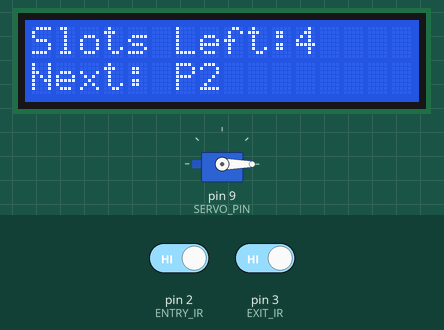
Simulated run of this sketch. Board: Arduino Uno, built with avr-gcc and run on an emulated ATmega328P. Shown: servo, 16×2 character LCD. The inputs (shaded band) are chosen by the test bench; at power-on: pin 2 (ENTRY_IR) HIGH, pin 3 (EXIT_IR) HIGH. What the sketch prints to the serial monitor is not drawn.

Above: at 3.2 s.
3.3 s: pin 2 (ENTRY_IR) driven LOW
At 4.7 s:
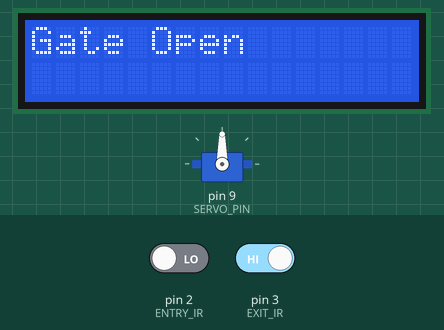
6.4 s: pin 2 (ENTRY_IR) driven HIGH
At 9.0 s:
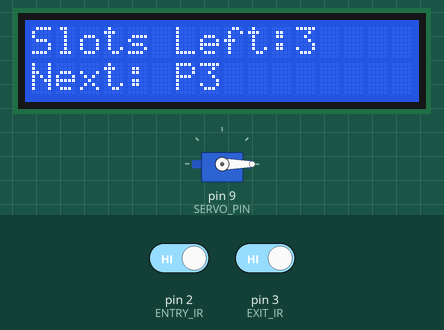
9.5 s: pin 3 (EXIT_IR) driven LOW
At 11.1 s:
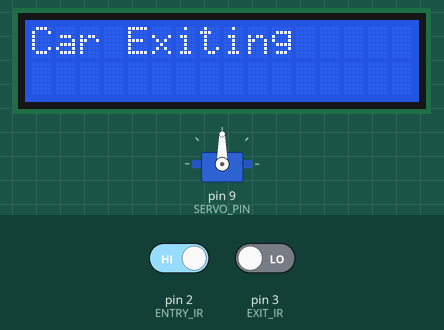
Timing chart, 0 to 16.3 s (numbered marks = the images above; inputs shaded):
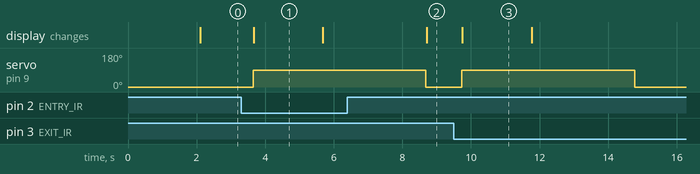

The sketch:

SmartParkingCode.ino.ino
```cpp
#include <Wire.h>
#include <LiquidCrystal_I2C.h>
#include <Servo.h>

LiquidCrystal_I2C lcd(0x27, 16, 2);

Servo gateServo;

// IR Sensors
#define ENTRY_IR 2
#define EXIT_IR 3

// Servo Motor Pin
#define SERVO_PIN 9

// Parking Slots
int totalSlots = 4;
int availableSlots = 4;

void setup()
{
  pinMode(ENTRY_IR, INPUT);
  pinMode(EXIT_IR, INPUT);

  // Attach Servo
  gateServo.attach(SERVO_PIN);

  // Gate Closed Initially
  gateServo.write(0);

  // LCD Start
  lcd.init();
  lcd.backlight();

  // Serial Monitor
  Serial.begin(9600);

  lcd.setCursor(0,0);
  lcd.print("SMART PARKING");

  Serial.println("SMART PARKING SYSTEM");

  delay(2000);
  lcd.clear();
}

void loop()
{
  int entry = digitalRead(ENTRY_IR);
  int exitSensor = digitalRead(EXIT_IR);

  // ---------------- ENTRY ----------------
  if(entry == LOW)
  {
    Serial.println("Car Detected At Entry");

    if(availableSlots > 0)
    {
      // Open Gate
      gateServo.write(90);

      lcd.clear();
      lcd.setCursor(0,0);
      lcd.print("Gate Open");

      Serial.println("Gate Opened");

      delay(2000);

      // Decrease Slot Count
      availableSlots--;

      lcd.clear();

      // Show Available Slots
      lcd.setCursor(0,0);
      lcd.print("Slots Left:");
      lcd.print(availableSlots);

      lcd.setCursor(0,1);

      // Parking Priority
      // P2 -> P3 -> P4 -> P1

      if(availableSlots == 3)
      {
        lcd.print("Go to P2");
        Serial.println("Nearest Parking: P2");
      }
      else if(availableSlots == 2)
      {
        lcd.print("Go to P3");
        Serial.println("Nearest Parking: P3");
      }
      else if(availableSlots == 1)
      {
        lcd.print("Go to P4");
        Serial.println("Nearest Parking: P4");
      }
      else if(availableSlots == 0)
      {
        lcd.print("Go to P1");
        Serial.println("Nearest Parking: P1");
      }

      // Serial Monitor
      Serial.print("Available Slots: ");
      Serial.println(availableSlots);

      delay(3000);

      // Close Gate
      gateServo.write(0);

      Serial.println("Gate Closed");
      Serial.println("--------------------");

      // Wait Until Car Passes
      while(digitalRead(ENTRY_IR) == LOW);
    }
    else
    {
      lcd.clear();

      lcd.setCursor(0,0);
      lcd.print("Slots Left:0");

      lcd.setCursor(0,1);
      lcd.print("Parking Full");

      Serial.println("Parking Full");

      delay(2000);
    }
  }

  // ---------------- EXIT ----------------
  if(exitSensor == LOW)
  {
    Serial.println("Car Detected At Exit");

    if(availableSlots < totalSlots)
    {
      // Open Gate
      gateServo.write(90);

      lcd.clear();

      lcd.setCursor(0,0);
      lcd.print("Car Exiting");

      Serial.println("Exit Gate Opened");

      delay(2000);

      // Increase Slot Count
      availableSlots++;

      lcd.clear();

      lcd.setCursor(0,0);
      lcd.print("Slots Left:");
      lcd.print(availableSlots);

      lcd.setCursor(0,1);

      // Show Next Parking
      if(availableSlots == 4)
      {
        lcd.print("Next: P2");
      }
      else if(availableSlots == 3)
      {
        lcd.print("Next: P3");
      }
      else if(availableSlots == 2)
      {
        lcd.print("Next: P4");
      }
      else
      {
        lcd.print("Next: P1");
      }

      // Serial Monitor
      Serial.print("Available Slots: ");
      Serial.println(availableSlots);

      delay(3000);

      // Close Gate
      gateServo.write(0);

      Serial.println("Exit Gate Closed");
      Serial.println("--------------------");

      // Wait Until Car Leaves
      while(digitalRead(EXIT_IR) == LOW);
    }
  }

  // ---------------- DEFAULT LCD ----------------
  lcd.clear();

  lcd.setCursor(0,0);
  lcd.print("Slots Left:");
  lcd.print(availableSlots);

  lcd.setCursor(0,1);

  if(availableSlots == 0)
  {
    lcd.print("Parking Full");
  }
  else if(availableSlots == 4)
  {
    lcd.print("Next: P2");
  }
  else if(availableSlots == 3)
  {
    lcd.print("Next: P3");
  }
  else if(availableSlots == 2)
  {
    lcd.print("Next: P4");
  }
  else
  {
    lcd.print("Next: P1");
  }

  delay(500);
}
```

Measured:
- after the input at 3.3 s, servo on pin 9 (SERVO_PIN): 0° → 90° after 0.35 s; the display: changes after 0.36 s (image 1)
- after the input at 6.4 s, the display: changes after 2.3 s (image 2)
- after the input at 9.5 s, servo on pin 9 (SERVO_PIN): 0° → 90° after 0.23 s, → 0° 5.0 s later; the display: changes after 0.25 s (image 3)
- what the display in image 1 shows lasts 2.0 s, from 3.7 s to 5.7 s
